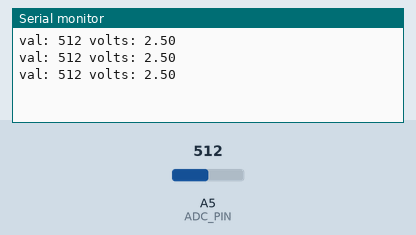
A sketch run on a simulated Arduino Uno, built with avr-gcc and run on an emulated ATmega328P. Shown: the last lines printed to the serial monitor. Inputs (shaded band) come from the test bench; at power-on: A5 (ADC_PIN) = 512.

Above: at 1.3 s.
1.4 s: A5 (ADC_PIN) set to 122
At 1.82 s:
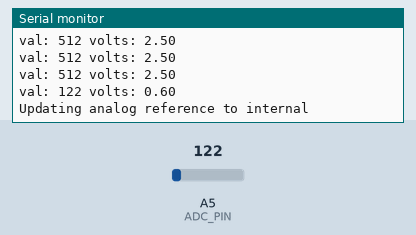
3.0 s: A5 (ADC_PIN) set to 1023
At 3.32 s:
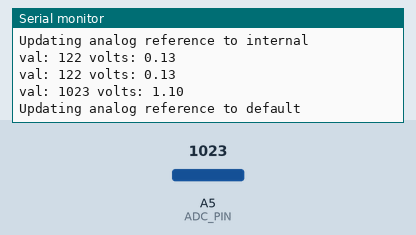
Timing chart, 0 to 6.0 s (numbered marks = the images above; inputs shaded):
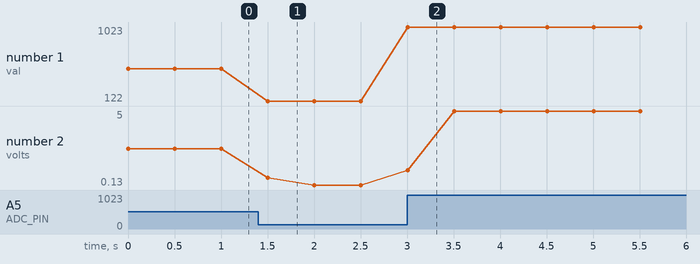

The sketch:

28_voltmeter.ino
```cpp
#define ADC_PIN A5
#define ADC_RESOLUTION 1024

uint8_t mode = DEFAULT;
float vRef = 5;

void setup() {
  Serial.begin(9600);
}

void loop() {
  uint16_t potVal = analogRead(ADC_PIN);
  float volts = (float)potVal / (ADC_RESOLUTION - 1) * vRef;
  Serial.print("val: ");
  Serial.print(potVal);
  Serial.print(" volts: ");
  Serial.println(volts);

  // updating the reference voltagresolutione to be more precise for smaller voltages
  if (volts < 1.1 && vRef != 1.1) {
    Serial.println("Updating analog reference to internal");
    analogReference(INTERNAL);
    vRef = 1.1;

  } else if (volts >= 1.1 && vRef != 5) {
    Serial.println("Updating analog reference to default");
    analogReference(DEFAULT);
    vRef = 5;
  }
  delay(500);
}
```

Measured:
- after the input at 1.4 s, the serial monitor: prints a new line after 0.10 s (image 1)
- after the input at 3.0 s, the serial monitor: prints a new line at once (image 2)
- plotted number 1: 512 → 122 after the input at 1.4 s, 122 → 1023 after the input at 3.0 s
- plotted number 2: 2.5 → 0.13 after the input at 1.4 s, 0.13 → 5 after the input at 3.0 s
